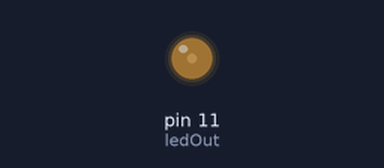
This sketch was run on a simulated Arduino Uno, built with avr-gcc and run on an emulated ATmega328P. On the bench: output pins drawn as LEDs (lit = HIGH).

Above: at 0.05 s.
At 0.15 s:
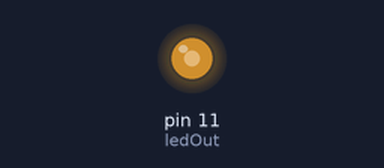
At 0.25 s:
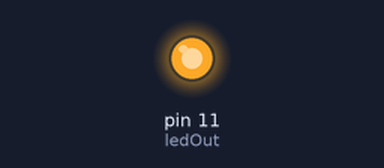
Timing chart, 0 to 3.0 s (numbered marks = the images above):
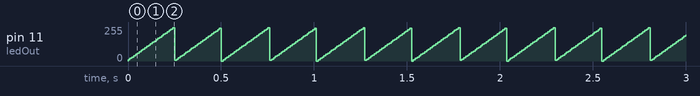

The sketch:

05_pwm_test.ino
```cpp
const int ledOut = 11;

const int maxPWM = 255;
int currentPWM = 0;

void setup() {
  pinMode(ledOut, OUTPUT);

  Serial.begin(9600);
}

void loop() {
  currentPWM = (currentPWM + 10) % maxPWM;
  analogWrite(ledOut, currentPWM);

  delay(10);
}
```

Measured:
- by itself, pin 11 (ledOut): ramps from 0/255 to 250/255 and jumps back, once every 0.25 s
